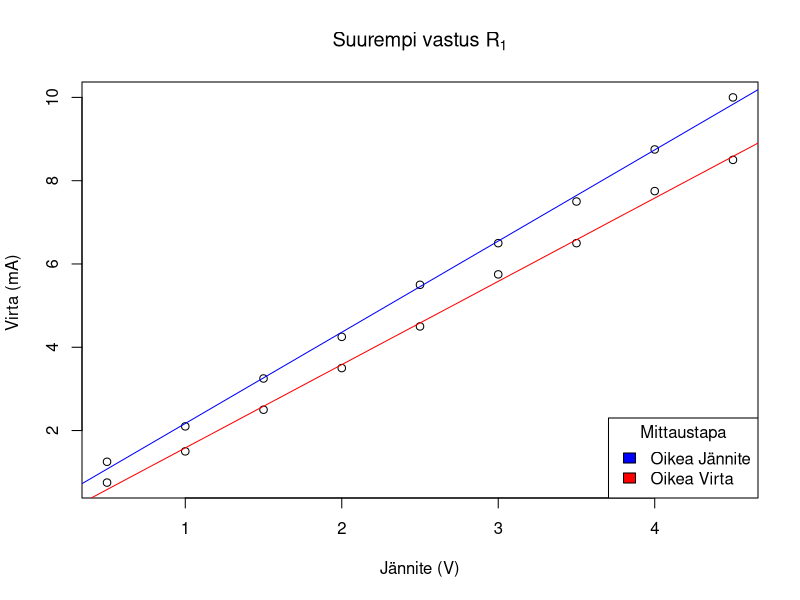
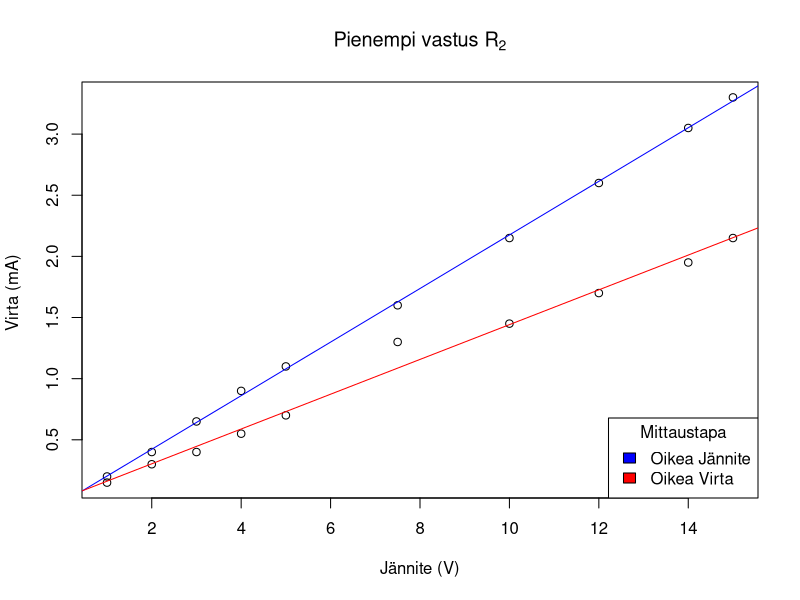

These figures' R source, in order:
## ---- chunk 1

# Create observation data as inline CSV
CSV_R_PIENI_OIKEA_JANNITE = "
Jännite, Virta
0.5 , 1.25
1.0 , 2.10
1.5 , 3.25
2.0 , 4.25
2.5 , 5.50
3.0 , 6.50
3.5 , 7.50
4.0 , 8.75
4.5 , 10.0
"

CSV_R_PIENI_OIKEA_VIRTA = "
Jännite, Virta
0.5 , 0.75
1.0 , 1.50
1.5 , 2.50
2.0 , 3.50
2.5 , 4.50
3.0 , 5.75
3.5 , 6.50
4.0 , 7.75
4.5 , 8.50
"

CSV_R_SUURI_OIKEA_JANNITE = "
Jännite, Virta
1.0 , 0.20
2.0 , 0.40
3.0 , 0.65
4.0 , 0.90
5.0 , 1.10
7.5 , 1.60
10.0, 2.15
12.0, 2.60
14.0, 3.05
15.0, 3.30
"

CSV_R_SUURI_OIKEA_VIRTA = "
Jännite, Virta
1.0 , 0.15
2.0 , 0.30
3.0 , 0.40
4.0 , 0.55
5.0 , 0.70
7.5 , 1.30
10.0, 1.45
12.0, 1.70
14.0, 1.95
15.0, 2.15
"

# r_1_v sisältää oikean jännitedatan
r_1_j = read.csv(text=CSV_R_PIENI_OIKEA_JANNITE, header=TRUE)
r_1_v = read.csv(text=CSV_R_PIENI_OIKEA_VIRTA, header=T)

r_2_v = read.csv(text=CSV_R_SUURI_OIKEA_VIRTA, header=T)
r_2_j = read.csv(text=CSV_R_SUURI_OIKEA_JANNITE, header=T)
## ---- chunk 2
require(stats)

# Fit regression line for each
r_1_v_reg <- lm(Virta ~ Jännite, data = r_1_v)
r_1_j_reg <- lm(Virta ~ Jännite, data = r_1_j)

# Combine data
r_1_data <- rbind(r_1_j, r_1_v)

# Plot the data
plot(r_1_data, main=expression('Suurempi vastus R'[1]), ylab = "Virta (mA) ", xlab = "Jännite (V)")

abline(r_1_j_reg, col="blue")
abline(r_1_v_reg, col="red")

legend("bottomright", title = "Mittaustapa", c("Oikea Jännite","Oikea Virta"), fill=c("Blue","Red"), horiz=FALSE)
## ---- chunk 3
require(stats)

# Fit regression line for each
r_2_v_reg <- lm(Virta ~ Jännite, data = r_2_v)
r_2_j_reg <- lm(Virta ~ Jännite, data = r_2_j)

# Combine data
r_2_data <- rbind(r_2_j, r_2_v)

# Plot the data
plot(r_2_data, main=expression('Pienempi vastus R'[2]), ylab = "Virta (mA) ", xlab = "Jännite (V)")

abline(r_2_j_reg, col="blue")
abline(r_2_v_reg, col="red")

legend("bottomright", title = "Mittaustapa", c("Oikea Jännite","Oikea Virta"), fill=c("Blue","Red"), horiz=FALSE)
